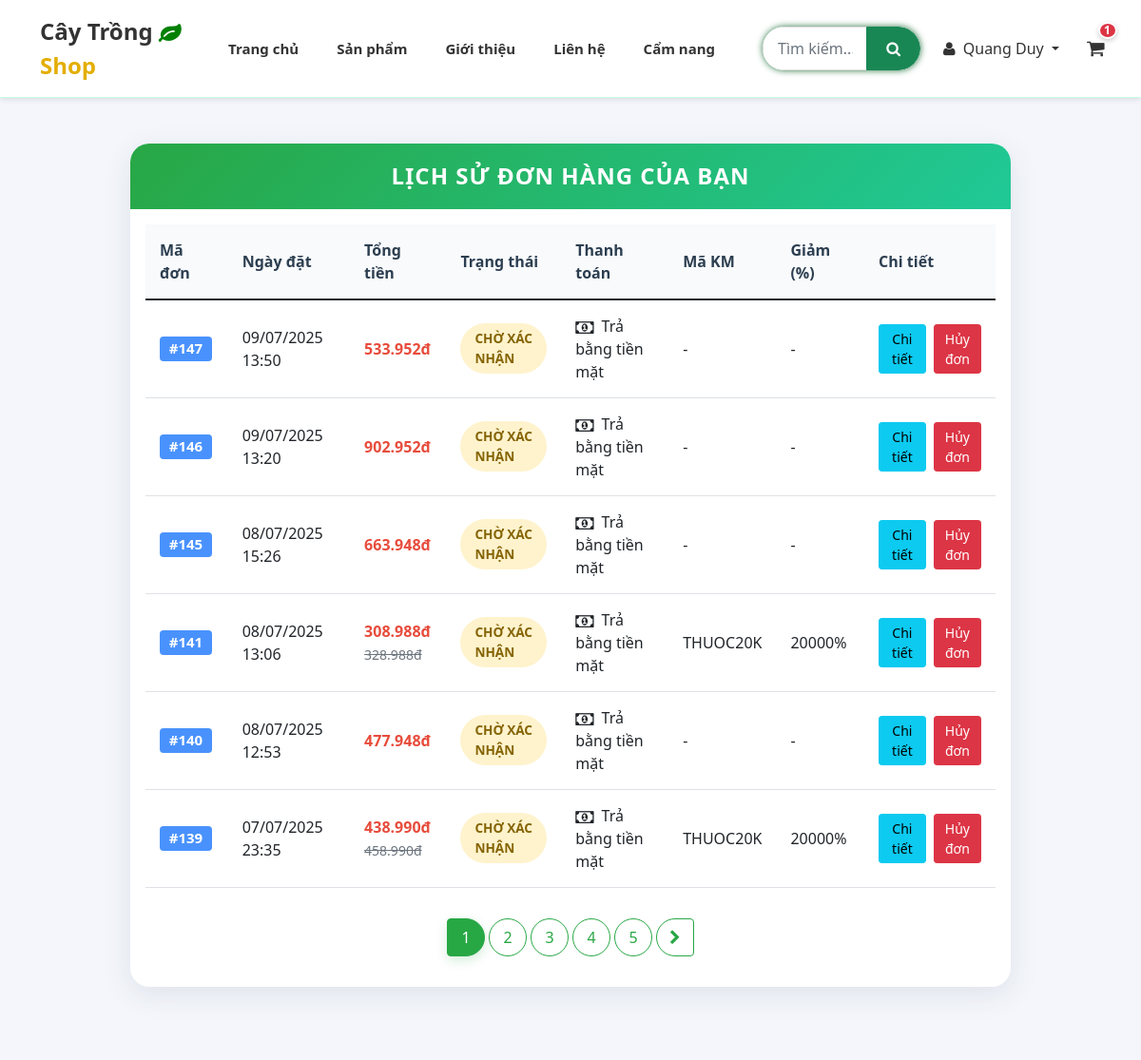
The app's page /my_orders.php (signed in, upper part), older data.
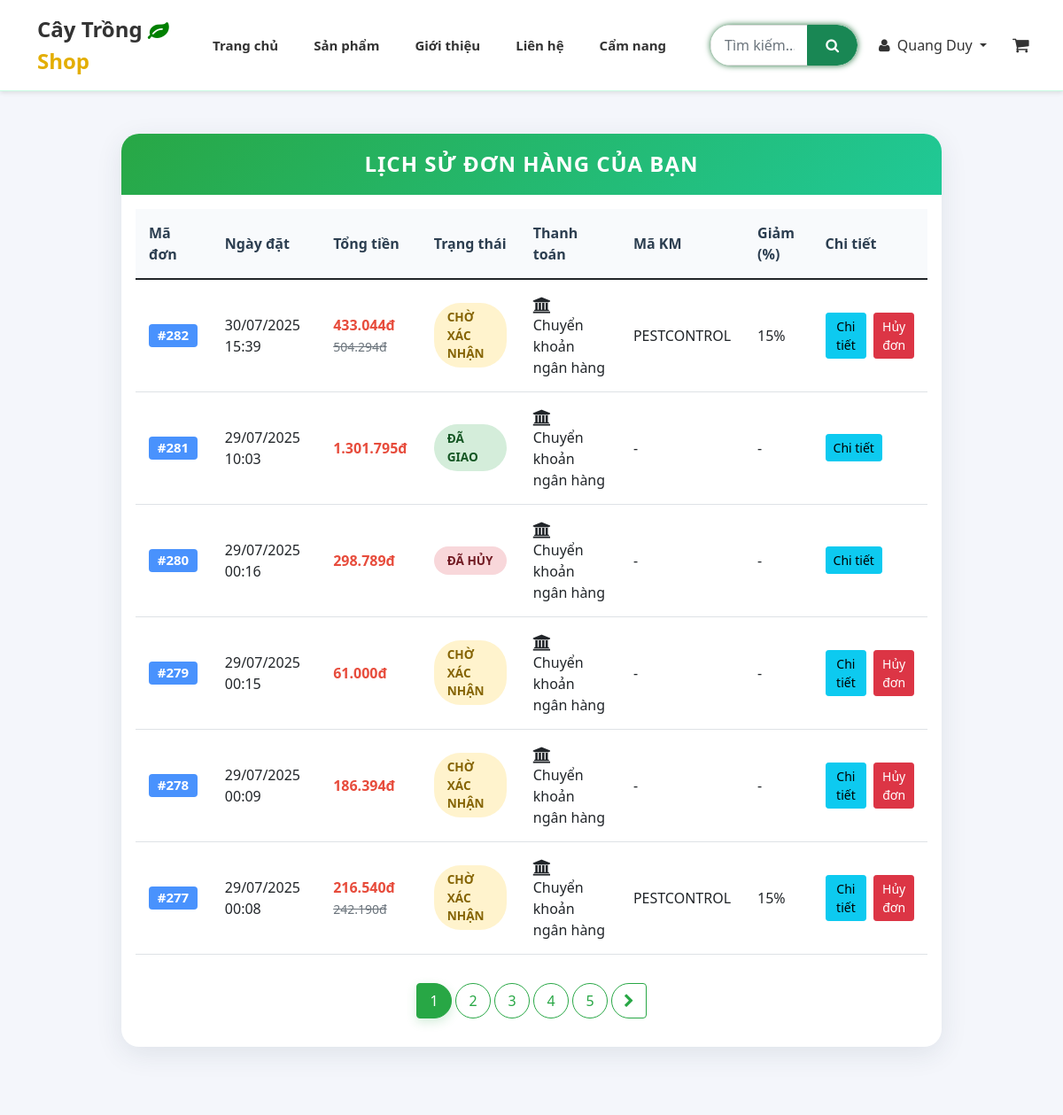
The same page, newer data.
### tables this page shows
CREATE TABLE `gio_hang` (
  `GH_MA` int(11) NOT NULL,
  `KH_MA` int(11) NOT NULL
);

CREATE TABLE `san_pham` (
  `SP_MA` int(11) NOT NULL,
  `NH_MA` int(11) NOT NULL,
  `DM_MA` int(11) NOT NULL,
  `SP_TEN` varchar(128) NOT NULL,
  `SP_DONGIA` float DEFAULT NULL,
  `SP_SOLUONGTON` float NOT NULL,
  `SP_HINHANH` varchar(200) DEFAULT NULL,
  `SP_MOTA` text DEFAULT NULL,
  `SP_TRANGTHAI` tinyint(1) NOT NULL DEFAULT 1 COMMENT '1: Đang kinh doanh, 0: Ngừng kinh doanh',
  `SP_THANHPHAN` text DEFAULT NULL,
  `SP_HUONGDANSUDUNG` text DEFAULT NULL,
  `SP_DONVITINH` varchar(20) NOT NULL,
  `SP_TRONGLUONG` float DEFAULT NULL COMMENT 'Trọng lượng sản phẩm (kg)',
  `SP_NHASANXUAT` varchar(50) NOT NULL,
  `SP_AVAILABLE` decimal(10,2) DEFAULT 0.00,
  `SP_CAPNHAT` timestamp NOT NULL DEFAULT current_timestamp()
);

CREATE TABLE `hoa_don` (
  `HD_STT` int(11) NOT NULL,
  `TT_MA` int(11) NOT NULL,
  `DVC_MA` int(11) DEFAULT NULL,
  `NV_MA` int(11) NOT NULL,
  `PTTT_MA` int(11) NOT NULL,
  `KM_MA` int(11) DEFAULT NULL,
  `GH_MA` int(11) DEFAULT NULL,
  `HD_NGAYLAP` datetime NOT NULL,
  `HD_TONGTIEN` float NOT NULL,
  `HD_PHISHIP` float DEFAULT 0,
  `HD_GIAMGIA` double DEFAULT 0,
  `HD_LIDOHUY` varchar(200) DEFAULT NULL,
  `HD_DIACHI` text DEFAULT NULL,
  `HD_TENNGUOINHAN` varchar(100) DEFAULT NULL,
  `HD_SDT` varchar(20) DEFAULT NULL,
  `HD_EMAIL` varchar(150) DEFAULT NULL,
  `HD_GHICHU` text DEFAULT NULL,
  `KH_MA` int(11) DEFAULT NULL,
  `HD_MAGIAODICH` varchar(50) DEFAULT NULL COMMENT 'Mã giao dịch từ VNPay',
  `HD_TRANGTHAI` enum('Chờ xác nhận','Đã xác nhận','Đang chuẩn bị hàng','Đang giao hàng','Đã giao hàng','Đã hủy','Hoàn thành') NOT NULL DEFAULT 'Chờ xác nhận'
);

CREATE TABLE `trang_thai` (
  `TT_MA` int(11) NOT NULL,
  `TT_TEN` varchar(100) NOT NULL,
  `ngay_cap_nhat` datetime DEFAULT NULL
);

CREATE TABLE `phuong_thuc_thanh_toan` (
  `PTTT_MA` int(11) NOT NULL,
  `PTTT_TEN` varchar(150) NOT NULL
);

CREATE TABLE `khuyen_mai` (
  `KM_MA` int(11) NOT NULL,
  `Code` varchar(50) NOT NULL,
  `KM_TGBD` datetime NOT NULL,
  `KM_TGKT` datetime NOT NULL,
  `KM_GIATRI` float NOT NULL,
  `hinh_thuc_km` enum('percent','fixed') NOT NULL DEFAULT 'fixed',
  `KM_DKSD` decimal(10,2) DEFAULT NULL COMMENT 'Giá trị đơn hàng tối thiểu',
  `KM_TRANGTHAI` tinyint(1) NOT NULL DEFAULT 1 COMMENT '1: Kích hoạt, 0: Vô hiệu',
  `KM_MOTA` text DEFAULT NULL,
  `KM_NGAYTAO` timestamp NOT NULL DEFAULT current_timestamp(),
  `KM_NGAYCAPNHAT` timestamp NOT NULL DEFAULT current_timestamp() ON UPDATE current_timestamp(),
  `KM_SOLUONG` int(11) DEFAULT NULL COMMENT 'Số lượng mã còn lại, NULL là không giới hạn',
  `KM_SOLUONG_TOIDA` int(11) DEFAULT NULL COMMENT 'Số lượng mã tối đa ban đầu, NULL là không giới hạn'
);

### cart_functions.php (called while the page is built, shortened)
<?php
function writeLog($message) {
    $log_file = __DIR__ . '/logs/cart.log';
    $timestamp = date('Y-m-d H:i:s');
    $log_message = "[$timestamp] $message\n";
}
function getCurrentCart($conn, $user_id) {
    $sql = "SELECT GH_MA FROM gio_hang WHERE KH_MA = ? ORDER BY GH_MA DESC LIMIT 1";
    $stmt = $conn->prepare($sql);
    $stmt->bind_param("i", $user_id);
    $stmt->execute();
    $result = $stmt->get_result();
    if ($result->num_rows > 0) {
        $row = $result->fetch_assoc();
        $cart_id = $row['GH_MA'];
    } else {
        $cart_id = createCart($conn, $user_id);
        writeLog("No existing cart found, created new cart_id: $cart_id");
    }
    return $cart_id;
}
function getCartItems($conn, $cart_id) {
    $sql = "SELECT sp.SP_MA, sp.SP_TEN, sp.SP_HINHANH, sp.SP_DONGIA,
                   c.CTGH_KHOILUONG, c.CTGH_DONVITINH, c.DA_MUA,
                   CASE WHEN sci.SP_MA IS NOT NULL THEN 1 ELSE 0 END as is_selected
            FROM chitiet_gh c
            JOIN san_pham sp ON c.SP_MA = sp.SP_MA
            LEFT JOIN selected_cart_items sci ON c.GH_MA = sci.GH_MA AND c.SP_MA = sci.SP_MA
            WHERE c.GH_MA = ? AND c.DA_MUA = 0
            ORDER BY sp.SP_TEN ASC";
    try {
        $stmt = $conn->prepare($sql);
        $stmt->bind_param("i", $cart_id);
        if (!$stmt->execute()) {
            writeLog("Error executing cart items query: " . $stmt->error);
            throw new Exception("Lỗi khi thực hiện truy vấn giỏ hàng");
        }
        $result = $stmt->get_result();
        $items = array();
        $total = 0;
        $unique_items_count = 0;
        while ($row = $result->fetch_assoc()) {
            $subtotal = $row['SP_DONGIA'] * $row['CTGH_KHOILUONG'];
            $total += $subtotal;
            $unique_items_count++;
            $items[$row['SP_MA']] = array(
                'id' => $row['SP_MA'],
                'name' => $row['SP_TEN'],
                'image' => $row['SP_HINHANH'],
                'price' => $row['SP_DONGIA'],
                'quantity' => $row['CTGH_KHOILUONG'],
                'unit' => $row['CTGH_DONVITINH'],
                'subtotal' => $subtotal,
                'is_selected' => $row['is_selected']
            );
        }
        return array(
            'items' => $items,
            'total' => $total,
            'count' => $unique_items_count
        );
    } catch (Exception $e) {
        writeLog("Error in getCartItems: " . $e->getMessage());
        throw $e;
    }
}
?>

### my_orders.php (the view, shortened to what the changed rows need)
<?php
include 'connect.php';
$user_id = $_SESSION['user_id'];
$orders_per_page = 6;
$current_page = isset($_GET['page']) ? (int)$_GET['page'] : 1;
$current_page = max(1, $current_page);
$offset = ($current_page - 1) * $orders_per_page;
$count_sql = "SELECT COUNT(*) as total FROM hoa_don WHERE KH_MA = ?";
$count_stmt = $conn->prepare($count_sql);
$count_stmt->bind_param("i", $user_id);
$count_stmt->execute();
$total_orders = $count_stmt->get_result()->fetch_assoc()['total'];
$total_pages = ceil($total_orders / $orders_per_page);
$current_page = min($current_page, $total_pages);
$order_sql = "SELECT
    hd.HD_STT,
    hd.HD_NGAYLAP,
    hd.HD_TONGTIEN as subtotal,
    hd.HD_PHISHIP as shipping_fee,
    hd.TT_MA,
    CASE
        WHEN km.hinh_thuc_km = 'percent' THEN LEAST(hd.HD_TONGTIEN, hd.HD_TONGTIEN * km.KM_GIATRI / 100)
        WHEN km.hinh_thuc_km = 'fixed' THEN LEAST(km.KM_GIATRI, hd.HD_TONGTIEN)
        ELSE 0
    END as discount_amount,
    tt.TT_TEN AS trang_thai,
    pttt.PTTT_TEN AS phuong_thuc,
    km.Code AS promo_code,
    km.KM_GIATRI AS discount_value,
    km.hinh_thuc_km AS discount_type
FROM hoa_don hd
JOIN trang_thai tt ON hd.TT_MA = tt.TT_MA
JOIN phuong_thuc_thanh_toan pttt ON hd.PTTT_MA = pttt.PTTT_MA
LEFT JOIN khuyen_mai km ON hd.KM_MA = km.KM_MA
WHERE hd.KH_MA = ?
ORDER BY hd.HD_NGAYLAP DESC
LIMIT ? OFFSET ?";
$stmt = $conn->prepare($order_sql);
$stmt->bind_param("iii", $user_id, $orders_per_page, $offset);
$stmt->execute();
$result = $stmt->get_result();
?>
<!DOCTYPE html>
<html lang="vi">
<head>
    <link href="css/bootstrap.min.css" rel="stylesheet">
    <link href="css/font-awesome.min.css" rel="stylesheet">
    <link href="css/global.css" rel="stylesheet">
</head>
<body>
<?php include 'header.php'; ?>
<div class="container py-5">
    <div class="row justify-content-center">
        <div class="col-lg-10">
            <div class="order-card card">
                <div class="card-body">
                    <div class="table-responsive">
                        <table class="table order-table align-middle mb-0">
                            <thead>
                                <tr>
                                    <th>Mã đơn</th>
                                    <th>Ngày đặt</th>
                                    <th>Tổng tiền</th>
                                    <th>Trạng thái</th>
                                    <th>Thanh toán</th>
                                    <th>Mã KM</th>
                                    <th>Giảm (%)</th>
                                    <th>Chi tiết</th>
                                </tr>
                            </thead>
                            <tbody>
                            <?php if ($result->num_rows > 0): ?>
                                <?php while ($row = $result->fetch_assoc()): ?>
                                <?php
                                    $status = mb_strtolower($row['trang_thai'], 'UTF-8');
                                    $statusClass = 'order-status ';
                                    if (strpos($status, 'chờ') !== false) $statusClass .= 'status-wait';
                                    else if (strpos($status, 'đang') !== false) $statusClass .= 'status-shipping';
                                    else if (strpos($status, 'đã giao') !== false) $statusClass .= 'status-done';
                                    else if (strpos($status, 'hủy') !== false) $statusClass .= 'status-cancel';
                                    $payIcon = '<i class="fa fa-money order-icon"></i>';
                                    if (stripos($row['phuong_thuc'], 'momo') !== false) $payIcon = '<i class="fa fa-mobile order-icon"></i>';
                                    else if (stripos($row['phuong_thuc'], 'visa') !== false) $payIcon = '<i class="fa fa-credit-card order-icon"></i>';
                                    else if (stripos($row['phuong_thuc'], 'chuyển khoản') !== false) $payIcon = '<i class="fa fa-bank order-icon"></i>';
                                ?>
                                <tr class="order-row">
                                    <td><span class="badge bg-primary bg-opacity-75" style="font-size:15px;">#<?php echo $row['HD_STT']; ?></span></td>
                                    <td><?php echo date('d/m/Y H:i', strtotime($row['HD_NGAYLAP'])); ?></td>
                                    <td>
                                        <?php
                                            $subtotal = $row['subtotal'];
                                            $shipping_fee = $row['shipping_fee'];
                                            $discount_amount = $row['discount_amount'];
                                            $total_payment = $subtotal - $discount_amount + $shipping_fee;
                                            echo '<span style="color:#e74c3c;font-weight:600;">' . number_format($total_payment, 0, ',', '.') . 'đ</span>';
                                            if ($discount_amount > 0) {
                                                echo '<br><small class="text-muted"><del>' . number_format($subtotal + $shipping_fee, 0, ',', '.') . 'đ</del></small>';
                                            }
                                        ?>
                                    </td>
                                    <td><span class="<?php echo $statusClass; ?>"><?php echo htmlspecialchars($row['trang_thai']); ?></span></td>
                                    <td><?php echo $payIcon . htmlspecialchars($row['phuong_thuc']); ?></td>
                                    <td><?php echo isset($row['promo_code']) && $row['promo_code'] !== null && $row['promo_code'] !== '' ? htmlspecialchars($row['promo_code']) : '-'; ?></td>
                                    <td><?php echo isset($row['discount_value']) && $row['discount_value'] !== null && $row['discount_value'] > 0 ? $row['discount_value'].'%' : '-'; ?></td>
                                    <td>
                                        <div class="d-flex gap-2">
                                            <a href="order_confirmation.php?id=<?php echo $row['HD_STT']; ?>" class="btn btn-info btn-sm">
                                                Chi tiết
                                            </a>
                                            <?php if ($row['TT_MA'] == 1 || $row['TT_MA'] == 6):  ?>
                                                <form action="cancel_order.php" method="POST" class="d-inline" onsubmit="return confirmCancel(this);">
                                                    <button type="submit" class="btn btn-danger btn-sm">Hủy đơn</button>
                                                </form>
                                            <?php endif; ?>
                                        </div>
                                    </td>
                                </tr>
                                <?php endwhile; ?>
                            <?php endif; ?>
                            </tbody>
                        </table>
                    </div>
                    <?php if ($total_pages > 1): ?>
                    <nav aria-label="Phân trang đơn hàng" class="mt-4">
                        <ul class="pagination">
                            <?php
                            $start_page = max(1, $current_page - 2);
                            $end_page = min($total_pages, $start_page + 4);
                            $start_page = max(1, $end_page - 4);
                            for ($i = $start_page; $i <= $end_page; $i++):
                            ?>
                            <li class="page-item <?php echo $i === $current_page ? 'active' : ''; ?>">
                                <a class="page-link" href="?page=<?php echo $i; ?>"><?php echo $i; ?></a>
                            </li>
                            <?php endfor; ?>
                        </ul>
                    </nav>
                    <?php endif; ?>
                </div>
            </div>
        </div>
    </div>
</div>
<?php include 'footer.php'; ?>
</body>
</html>

### header.php (shortened to what the changed rows need)
<?php
include_once 'connect.php';
$cart_count = 0;
if (isset($_SESSION['user_id'])) {
    include_once 'cart_functions.php';
    $user_id = $_SESSION['user_id'];
    $cart_id = getCurrentCart($conn, $user_id);
    $cart_data = getCartItems($conn, $cart_id);
    $cart_count = $cart_data['count'];
}
?>
<link rel="stylesheet" href="https://code.jquery.com/ui/1.13.2/themes/base/jquery-ui.css">
<link rel="stylesheet" href="css/autocomplete.css">
<link rel="stylesheet" href="css/header.css">
<link rel="stylesheet" href="css/chatbot.css">
<header id="header">
    <div class="container">
        <div class="row align-items-center">
            <div class="col-md-2 d-none d-md-block">
                <div class="user-menu">
                    <a href="cart.php" class="cart-icon">
                        <i class="fa fa-shopping-cart"></i>
                        <?php if($cart_count > 0): ?>
                        <span class="cart-badge">
                            <?php echo $cart_count; ?>
                        </span>
                        <?php endif; ?>
                    </a>
                </div>
            </div>
        </div>
    </div>
</header>

Row changes from the older to the newer data that the page shows:
no longer on this page (row unchanged): gio_hang: GH_MA.SP_MA "1"
no longer on this page (row unchanged): hoa_don: HD_STT "147", HD_NGAYLAP "09/07/2025 13:50", total_payment "533.952", TT_MA.TT_TEN "CHỜ XÁC NHẬN", PTTT_MA.PTTT_TEN "Trả bằng tiền mặt"
no longer on this page (row unchanged): hoa_don: HD_STT "146", HD_NGAYLAP "09/07/2025 13:20", total_payment "902.952", TT_MA.TT_TEN "CHỜ XÁC NHẬN", PTTT_MA.PTTT_TEN "Trả bằng tiền mặt"
no longer on this page (row unchanged): hoa_don: HD_STT "145", HD_NGAYLAP "08/07/2025 15:26", total_payment "663.948", TT_MA.TT_TEN "CHỜ XÁC NHẬN", PTTT_MA.PTTT_TEN "Trả bằng tiền mặt"
no longer on this page (row unchanged): hoa_don: HD_STT "141", HD_NGAYLAP "08/07/2025 13:06", total_payment "308.988", $subtotal + $shipping_fee "328.988", TT_MA.TT_TEN "CHỜ XÁC NHẬN", PTTT_MA.PTTT_TEN "Trả bằng tiền mặt", KM_MA.Code "THUOC20K", KM_MA.KM_GIATRI "20000"
no longer on this page (row unchanged): hoa_don: HD_STT "140", HD_NGAYLAP "08/07/2025 12:53", total_payment "477.948", TT_MA.TT_TEN "CHỜ XÁC NHẬN", PTTT_MA.PTTT_TEN "Trả bằng tiền mặt"
no longer on this page (row unchanged): hoa_don: HD_STT "139", HD_NGAYLAP "07/07/2025 23:35", total_payment "438.990", $subtotal + $shipping_fee "458.990", TT_MA.TT_TEN "CHỜ XÁC NHẬN", PTTT_MA.PTTT_TEN "Trả bằng tiền mặt", KM_MA.Code "THUOC20K", KM_MA.KM_GIATRI "20000"
added hoa_don: HD_STT "282", HD_NGAYLAP "30/07/2025 15:39", total_payment "433.044", $subtotal + $shipping_fee "504.294", TT_MA.TT_TEN "CHỜ XÁC NHẬN", PTTT_MA.PTTT_TEN "Chuyển khoản ngân hàng", KM_MA.Code "PESTCONTROL", KM_MA.KM_GIATRI "15"
added hoa_don: HD_STT "281", HD_NGAYLAP "29/07/2025 10:03", total_payment "1.301.795", TT_MA.TT_TEN "ĐÃ GIAO", PTTT_MA.PTTT_TEN "Chuyển khoản ngân hàng"
added hoa_don: HD_STT "280", HD_NGAYLAP "29/07/2025 00:16", total_payment "298.789", TT_MA.TT_TEN "ĐÃ HỦY", PTTT_MA.PTTT_TEN "Chuyển khoản ngân hàng"
added hoa_don: HD_STT "279", HD_NGAYLAP "29/07/2025 00:15", total_payment "61.000", TT_MA.TT_TEN "CHỜ XÁC NHẬN", PTTT_MA.PTTT_TEN "Chuyển khoản ngân hàng"
added hoa_don: HD_STT "278", HD_NGAYLAP "29/07/2025 00:09", total_payment "186.394", TT_MA.TT_TEN "CHỜ XÁC NHẬN", PTTT_MA.PTTT_TEN "Chuyển khoản ngân hàng"
added hoa_don: HD_STT "277", HD_NGAYLAP "29/07/2025 00:08", total_payment "216.540", $subtotal + $shipping_fee "242.190", TT_MA.TT_TEN "CHỜ XÁC NHẬN", PTTT_MA.PTTT_TEN "Chuyển khoản ngân hàng", KM_MA.Code "PESTCONTROL", KM_MA.KM_GIATRI "15"
